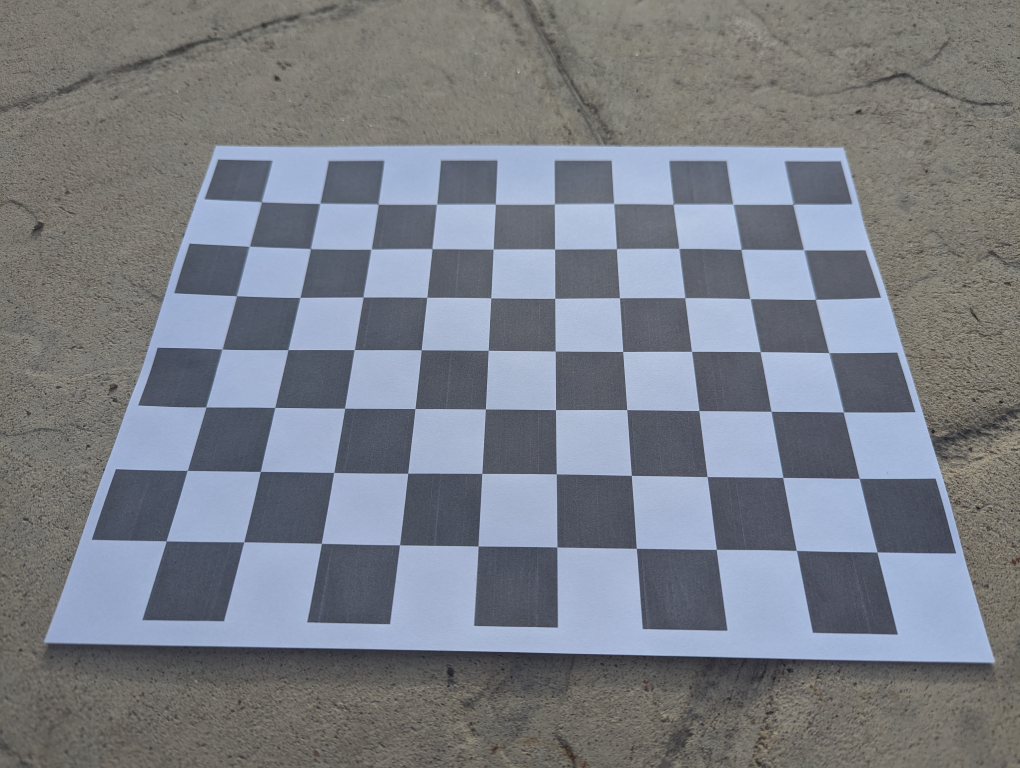
#> input picture calibration/img/PXL_20240823_140332294.jpg, 4080 x 3072 px, found by its file name (shown at 1/4 size)
$ python CalibrationMatrixAndDistortions.py
#> lines starting #> are read from the running program, lines starting #| are printed output that depends on the picture; after the words box and inside, x2 and y2 are one past the last pixel; in counts of white or black regions, pixels touching at a corner belong together
### calibration/utils.py
import numpy as np
import cv2

def inv_svd(A):
    '''
    Notice that this function returns the inverse, but it's the user who decides if it's the left or right pseudoinverse.
    If A is squared then A_inv=left=right inverses
    '''
    """
    Example:
    A = np.array([[3,2,2],[2,3,-2]])
    A_inv = inv_svd(A)
    print(A)
    print(A_inv)
    print("Notice that in this case, A_inv is the right pseudo inverse since A in wide and not tall matrix")
    print(np.dot(A,A_inv))
    """
    U, S, Vh = np.linalg.svd(A, full_matrices=True)

    Sm = np.zeros((U.shape[0],Vh.shape[1])) # cause (dimU, dimV)
    Sm[:len(S),:len(S)] = np.diag(S)

    Sm_inv = np.zeros((Vh.shape[1],U.shape[0])) # cause (dimV, dimU)
    Sm_inv[:len(S),:len(S)] = np.diag(1./S)

    A_inv = np.dot(np.dot(Vh.T,Sm_inv),U.T)

    return A_inv

# [44 lines left out: functions find_sequence_chessboard_points, load_camera_calibration_matrices, not called in this run]

### calibration/tests/CalibrationMatrixAndDistortions.py
import cv2
import numpy as np
from utils import inv_svd
rng = np.random.default_rng()

#img = cv2.imread('./img/2Bfo4.png')
img = cv2.imread('./img/PXL_20240823_140332294.jpg')
#> img is the input picture: shape (3072, 4080, 3); mean B, G, R 135, 126.6, 122.2
imS = cv2.resize(img, (960, 540))
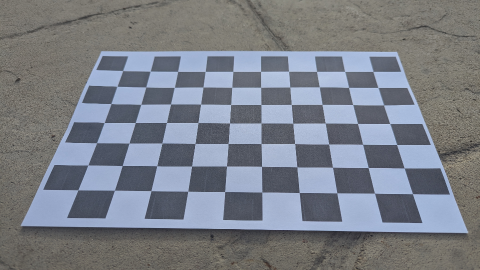
#> imS: shape (540, 960, 3) (shown at 1/2 size); mean B, G, R 134.8, 126.5, 122.1
print(img.shape)
#| (3072, 4080, 3)

# get intersection points in pixel coords.
# 1. convert to gray:
imG = cv2.cvtColor(imS, cv2.COLOR_BGR2GRAY)
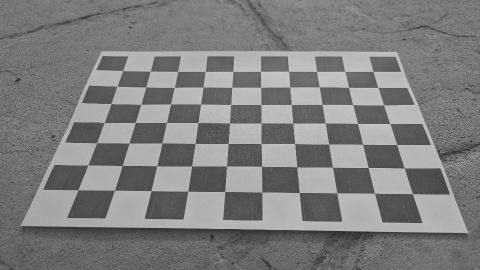
#> imG: shape (540, 960) (shown at 1/2 size); min 24, max 214, mean 126.1
print(imG.shape)
#| (540, 960)
# 2. find chessboard corners:
pattern_squares = (10,7) # the pattern number of squares is TOO important!.
ret, corners = cv2.findChessboardCorners(imG,pattern_squares,None)
#> ret = True; corners = 70 rows, first 8: [246, 141.6], [301.1, 142.7], [356, 143.4], [410.9, 143.4], [466.3, 143.3], [521.6, 143.4], [577.6, 143], [633.6, 143.4]
print(ret)
#| True
if ret==True:
    # 3. refine corners using cornerSubPixel:
    criteria = (cv2.TERM_CRITERIA_EPS + cv2.TERM_CRITERIA_MAX_ITER, 30, 0.001)
    sb_corners = cv2.cornerSubPix(imG,corners, (11,11), (-1,-1), criteria)
#> sb_corners = 70 rows, first 8: [246, 141.6], [300.9, 142.8], [355.8, 143.3], [410.7, 143.4], [466.2, 143.3], [521.7, 143.3], [577.5, 143.1], [633.5, 143.3]

    # just save the points for later use.
    Ppx = sb_corners.copy()
#> Ppx has the same summary as sb_corners
    cv2.drawChessboardCorners(imG,pattern_squares,sb_corners,ret)
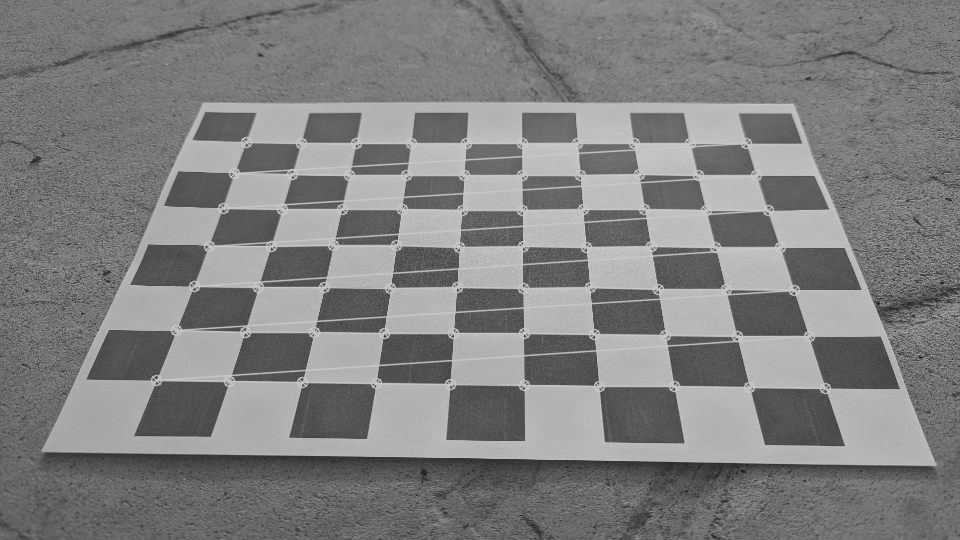
#> imG: shape (540, 960); 4.96% of pixels changed, all inside (x1, y1, x2, y2) = (150, 136, 832, 395)

    # print the order of detections:
    for i,Pp in enumerate(Ppx):
        Tp = tuple([int(a) for a in list(Pp[0])])
        cv2.putText(imG, str(i), Tp, cv2.FONT_HERSHEY_SIMPLEX, 1, (0), 2, cv2.LINE_AA)
#> this loop made 70 passes
#> (Pp, Tp) on passes 1 to 8: ([[246, 141.6]], (246, 141)), ([[300.9, 142.8]], (300, 142)), ([[355.8, 143.3]], (355, 143)), ([[410.7, 143.4]], (410, 143)), ([[466.2, 143.3]], (466, 143)), ([[521.7, 143.3]], (521, 143)), ([[577.5, 143.1]], (577, 143)), ([[633.5, 143.3]], (633, 143))
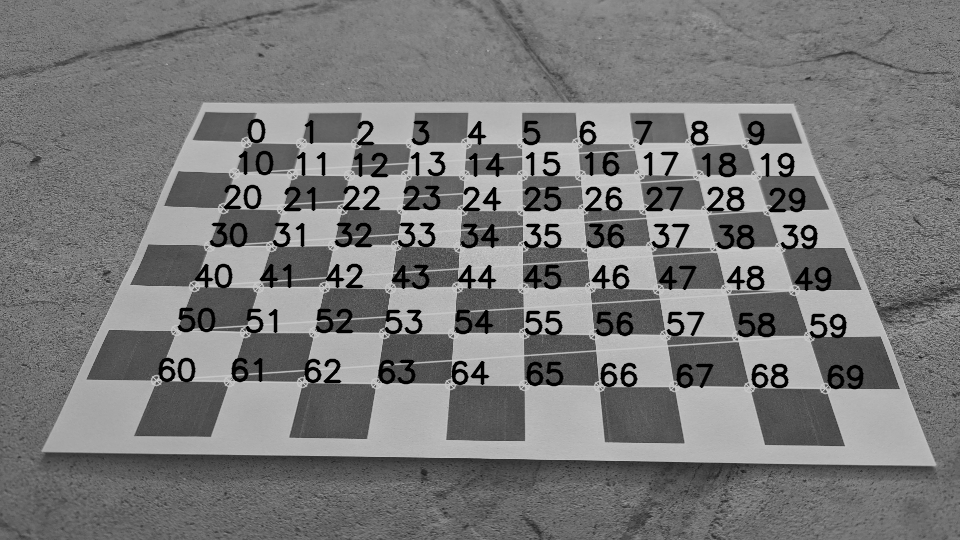
#> imG: shape (540, 960); 6.29% of pixels changed, all inside (x1, y1, x2, y2) = (158, 118, 864, 390)

    Ppx = Ppx.reshape(70,2)
#> Ppx = 70 pairs, first value 156.3 to 825.4, second value 141.6 to 387.9

    # 4. Points in world coords: NOTICE: the scale is one block.
    # prepare object points, like (0,0,0), (1,0,0), (2,0,0) ....,(6,5,0)
    Pw = np.zeros((pattern_squares[0]*pattern_squares[1],3), np.float32)
    Pw[:,:2] = np.mgrid[0:pattern_squares[0],0:pattern_squares[1]].T.reshape(-1,2)
    # in the prev line, Pw are in world coords.


    # 5. With both Pw and Ppx we compute the calibration:
    ret, mtx, dist, rvecs, tvecs = cv2.calibrateCamera([Pw], [Ppx], imG.shape[::-1], None, None)
#> ret = 0.478; mtx = [[773.5, 0, 474.9], [0, 605.6, 263.1], [0, 0, 1]]; dist = [[0.121, -0.849, -0.00157, -0.00399, 1.92]]; rvecs = ([-0.632, 0.0375, 0.0201],); tvecs = ([-4.15, -2.79, 14.19],)
    # mtx: camera matrix (intrinsic)
    # dist: distortion coeefs:
    # rvecs: rotation vectors
    # tvecs: translation vectors

    # ---------------------------------------------------------------------------------
    # user camera matrix to refine camera matrix
    img_dist = imG.copy()
    h,  w = img_dist.shape[:2]
    newcameramtx, roi = cv2.getOptimalNewCameraMatrix(mtx, dist, (w,h), 1, (w,h))
#> newcameramtx = [[792.6, 0, 472.8], [0, 608.5, 262.6], [0, 0, 1]]; roi = (31, 21, 893, 493)

    # undistort
    img_undist = cv2.undistort(img_dist, mtx, dist, None, newcameramtx)
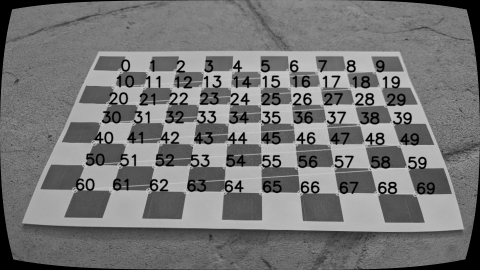
#> img_undist: shape (540, 960) (shown at 1/2 size); min 0, max 207, mean 117.6

    # or using another approach:
    mapx, mapy = cv2.initUndistortRectifyMap(mtx, dist, None, newcameramtx, (w,h), 5)
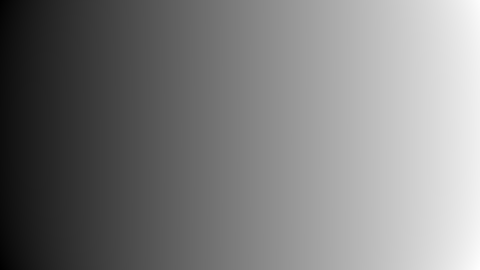
#> mapx: shape (540, 960) float32 (shown at 1/2 size); min -54.57, max 1021.2, mean 480.5; drawn with min black and max white
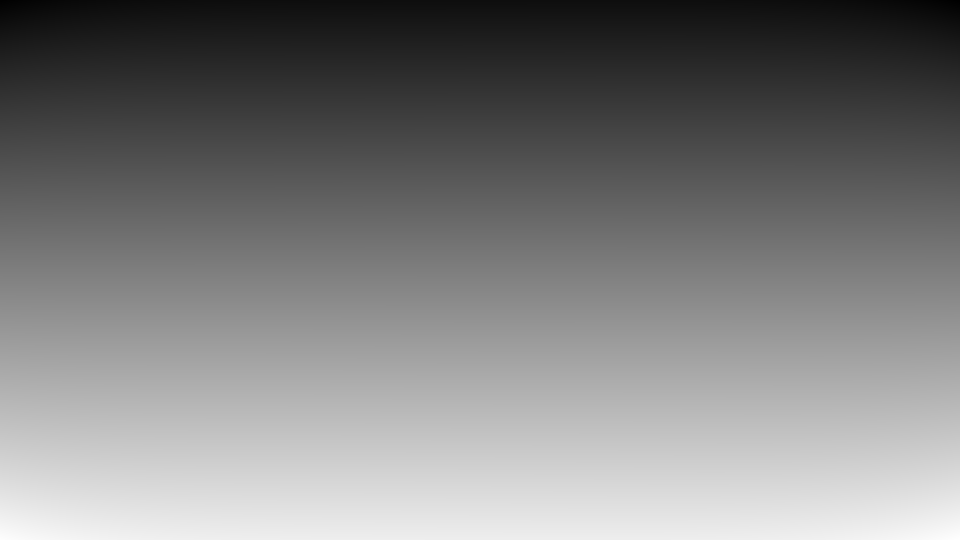
#> mapy: shape (540, 960) float32; min -34.67, max 580.3, mean 269.9; drawn with min black and max white
    img_undist2 = cv2.remap(img_dist, mapx, mapy, cv2.INTER_LINEAR)

    #cv2.imshow('dist', img_dist)
    #cv2.imshow('Undist', img_undist)
    #cv2.imshow('Undist2', img_undist2)
    #cv2.waitKey(1)

    # ---------------------------------------------------
    # ---------------------------------------------------
    # ---------------------------------------------------
    # tHIS IS NOT POSIBLE HERE SINCE THE ESTIMATION OF MTX WITH A SINGLE IMAGE IS VERY POOR;
    # THE NEXT APPROACH IS TO ESTIMATE  MTX  FROM SEVERAL IMAGES AND TO SAVE SOME OTHER
    # IMAGE TO COMPUTE NEW R AND T; AFTER THAT WE CAN DO A SIMILAR APPROACH DOWN HERE BUT THAT
    # WILL BE IMPLEMENTED IN OFFICIAL DEVELOPMENT OS THIS LIB; NOT IN EXPERIMENTAL SCRIPTS AS THIS ONE;
    # 6 Project back Pw to Ppx to see what the error is:
    Ppx_new, _ = cv2.projectPoints(Pw, rvecs[0], tvecs[0], mtx, dist)
#> Ppx_new = 70 rows, first 8: [246.4, 143], [301, 143.1], [355.9, 143.2], [411, 143.4], [466.2, 143.5], [521.7, 143.5], [577.4, 143.4], [633.5, 143.3]


    # projecting from world to pixel:
    R, _  = cv2.Rodrigues(rvecs[0])
#> R = [[0.999, -0.0302, 0.0289], [0.0073, 0.807, 0.591], [-0.0411, -0.59, 0.806]]
    T = tvecs[0]
#> T = [-4.15, -2.79, 14.19]

    # Ppx = mtx(R*Pw+T)
    RPw = np.dot(R,Pw.T)
    Ppx_my = np.dot(mtx,RPw+T)
    Ppx_my = Ppx_my/Ppx_my[2,:]


    # 7 Project back Ppx to Pw:
    # zc*Ppx = mtx(R*Pw+T)
    # Pw =  R_inv(zc*mtx_inv*Ppx - T)
    mtx_inv = inv_svd(mtx)
#> in inv_svd, `U, S, Vh = np.linalg.svd(A, full_matrices=True)`: U = [[0.959, 0.282, -0.000507], [0.282, -0.959, -0.000458], [0.000616, -0.000297, 1]]; S = [927.7, 631.8, 0.799]; Vh = [[0.8, 0.184, 0.571], [0.346, -0.919, -0.187], [-0.491, -0.347, 0.799]]
#> in inv_svd, `A_inv = np.dot(np.dot(Vh.T,Sm_inv),U.T)`: A_inv = [[0.00129, -1.3e-18, -0.614], [3.58e-20, 0.00165, -0.434], [8.23e-20, 1.41e-18, 1]]
#> mtx_inv has the same summary as A_inv in inv_svd
    zc = T[2]
#> zc = [14.19]

    Ppx_ = np.concatenate((Ppx.copy(),np.ones((70,1))),axis=1)
#> Ppx_ = 70 rows, first 8: [246, 141.6, 1], [300.9, 142.8, 1], [355.8, 143.3, 1], [410.7, 143.4, 1], [466.2, 143.3, 1], [521.7, 143.3, 1], [577.5, 143.1, 1], [633.5, 143.3, 1]
    Ppx_ = Ppx_.T
    Pw_my = np.dot(R.T, zc*np.dot(mtx_inv,Ppx_) - T)


    print(np.dot(mtx_inv,mtx))
#| [[ 1.00000000e+00 -7.86321192e-16 -2.22044605e-16]
#|  [ 2.77310883e-17  1.00000000e+00  2.22044605e-16]
#|  [ 6.36987122e-17  8.55601446e-16  1.00000000e+00]]


    # projecting from pixel to world:
    a = rng.normal(size=(9, 6)) + 1j*rng.normal(size=(9, 6))
    U, S, Vh = np.linalg.svd(a, full_matrices=True)
    #U.shape, S.shape, Vh.shape
    tmp1 = U[:, :6] * S
    tmp = np.dot(tmp1, Vh)
    np.allclose(a, np.dot(U[:, :6] * S, Vh))

    smat = np.zeros((9, 6), dtype=complex)
    smat[:6, :6] = np.diag(S**-1)
    ainv = np.dot(U, np.dot(smat, Vh))
#> (the run stopped early here; a loop or call above may not have finished)

$ run again, with calibration/img/PXL_20240823_140310803.jpg copied over calibration/img/PXL_20240823_140332294.jpg
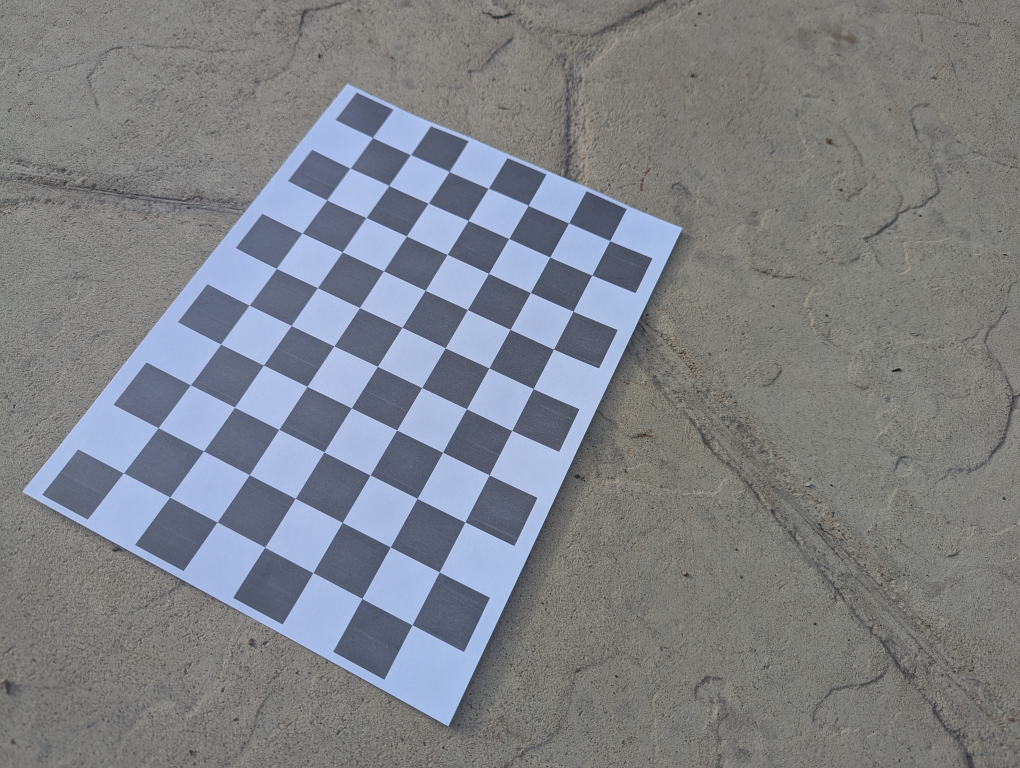
#> input picture calibration/img/PXL_20240823_140310803.jpg, 4080 x 3072 px, found by its file name (shown at 1/4 size)
#> img is the input picture: shape (3072, 4080, 3); mean B, G, R 135.8, 129.8, 126.7
#| (3072, 4080, 3)
#| (540, 960)
#> `ret, corners = cv2.findChessboardCorners(imG,pattern_squares,None)`: ret = True; corners = 70 rows, first 8: [115.9, 332.3], [148.8, 300.6], [179.2, 270.2], [207.5, 242], [234.5, 214.3], [260, 188.5], [284.4, 163.9], [307.4, 140.4]
#| True
#> sb_corners = 70 rows, first 8: [116, 332.4], [148.8, 300.5], [179.1, 270.4], [207.5, 241.7], [234.6, 214.5], [260, 188.5], [284.3, 163.7], [307.5, 140.4]
#> `Ppx = sb_corners.copy()`: Ppx has the same summary as sb_corners
#> the loop `for i,Pp in enumerate(Ppx):` made 70 passes
#> (Pp, Tp) on passes 1 to 8: ([[116, 332.4]], (116, 332)), ([[148.8, 300.5]], (148, 300)), ([[179.1, 270.4]], (179, 270)), ([[207.5, 241.7]], (207, 241)), ([[234.6, 214.5]], (234, 214)), ([[260, 188.5]], (260, 188)), ([[284.3, 163.7]], (284, 163)), ([[307.5, 140.4]], (307, 140))
#> after the loop `for i,Pp in enumerate(Ppx):`:
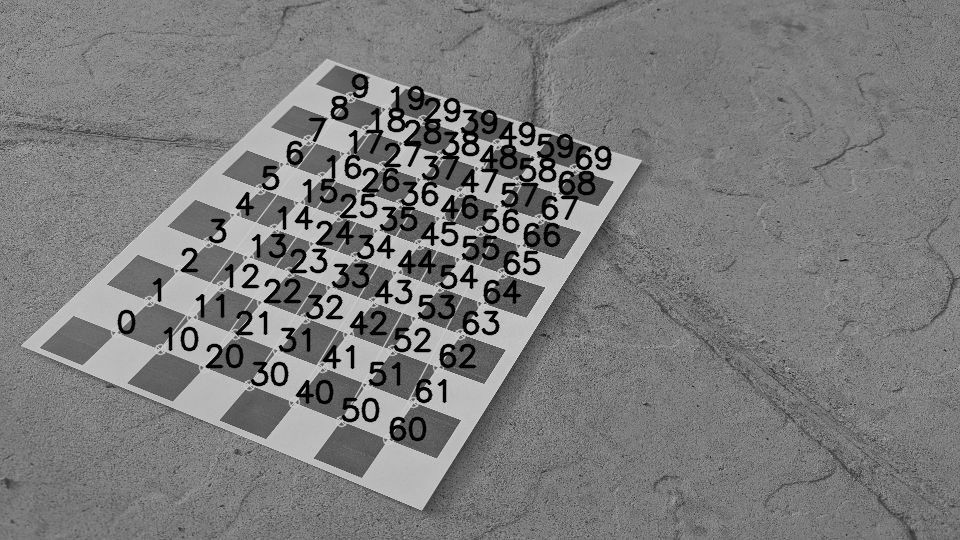
#> imG: shape (540, 960); min 0, max 249, mean 123.8
#> `Ppx = Ppx.reshape(70,2)`: Ppx = 70 pairs, first value 116 to 573.9, second value 96.55 to 439.2
#> `ret, mtx, dist, rvecs, tvecs = cv2.calibrateCamera([Pw], [Ppx], imG.sh..`: ret = 0.224; mtx = [[748.6, 0, 488.3], [0, 571, 257.2], [0, 0, 1]]; dist = [[0.145, -0.947, -0.00658, 0.00285, 2.28]]; rvecs = ([-0.385, -0.319, -1.09],); tvecs = ([-7.26, 1.96, 14.72],)
#> newcameramtx = [[780.8, 0, 488.1], [0, 576.5, 255.1], [0, 0, 1]]; roi = (75, 35, 827, 452)
#> `img_undist = cv2.undistort(img_dist, mtx, dist, None, newcameramtx)`:
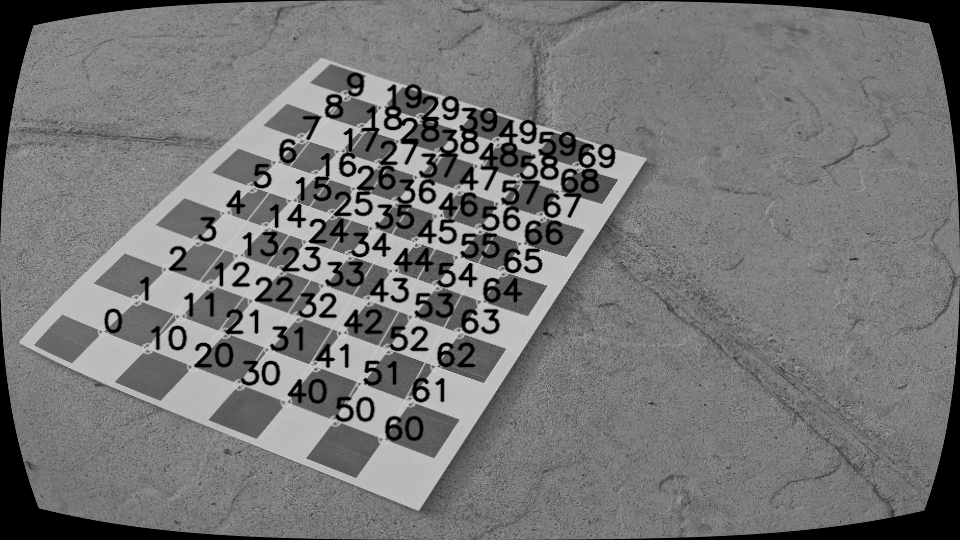
#> img_undist: shape (540, 960); min 0, max 211, mean 117.9
#> Ppx_new = 70 rows, first 8: [115.9, 332.9], [149, 300.7], [179.2, 270.4], [207.6, 241.7], [234.5, 214.5], [260, 188.6], [284.3, 163.9], [307.4, 140.4]
#> R = [[0.429, 0.901, -0.0625], [-0.792, 0.409, 0.453], [0.434, -0.145, 0.889]]
#> T = [-7.26, 1.96, 14.72]
#> U = [[0.962, 0.273, -0.000535], [0.273, -0.962, -0.000484], [0.000647, -0.00032, 1]]; S = [913.5, 597.1, 0.784]; Vh = [[0.788, 0.171, 0.591], [0.342, -0.92, -0.191], [-0.511, -0.353, 0.784]]
#> A_inv = [[0.00134, 3.06e-19, -0.652], [8.3e-20, 0.00175, -0.45], [2.91e-19, -8.39e-19, 1]]
#> mtx_inv has the same summary as A_inv in inv_svd
#> zc = [14.72]
#> Ppx_ = 70 rows, first 8: [116, 332.4, 1], [148.8, 300.5, 1], [179.1, 270.4, 1], [207.5, 241.7, 1], [234.6, 214.5, 1], [260, 188.5, 1], [284.3, 163.7, 1], [307.5, 140.4, 1]
#| [[ 1.00000000e+00  1.74876267e-16  2.22044605e-16]
#|  [ 6.21501527e-17  1.00000000e+00 -2.22044605e-16]
#|  [ 2.17561033e-16 -4.78828559e-16  1.00000000e+00]]
